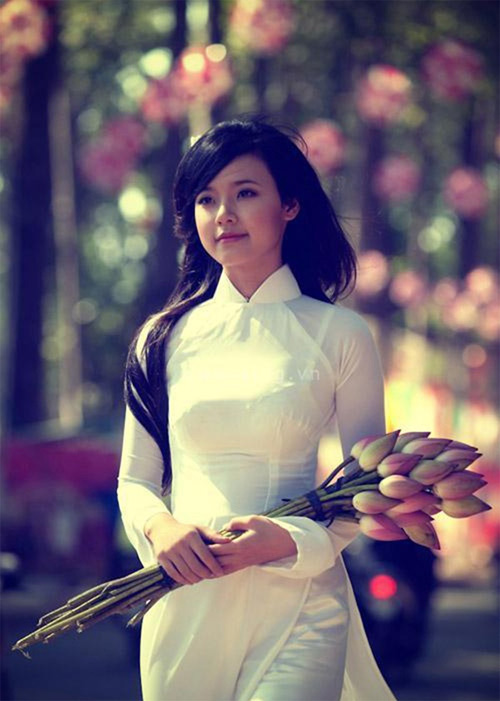
#> input picture Image_Processing/TUẦN 5 - FEATURE EXTRACTION/Code/IMG/person.jpg, 500 x 701 px, found by its file name
$ python HOG_Extraction.py   (older library calls are emulated)
#> lines starting #> are read from the running program, lines starting #| are printed output that depends on the picture
import os
import cv2
import numpy as np
from numpy import linalg as LA

IMG = 'IMG/person.jpg'

def hog(img_gray, cell_size=8, block_size=2, bins=9):
    img = img_gray
    h, w = img.shape # 128, 64

    # gradient
    xkernel = np.array([[-1, 0, 1]])
    ykernel = np.array([[-1], [0], [1]])
    dx = cv2.filter2D(img, cv2.CV_32F, xkernel)
    dy = cv2.filter2D(img, cv2.CV_32F, ykernel)

    # histogram
    magnitude = np.sqrt(np.square(dx) + np.square(dy))
    orientation = np.arctan(np.divide(dy, dx+0.00001)) # radian
    orientation = np.degrees(orientation) # -90 -> 90
    orientation += 90 # 0 -> 180

    num_cell_x = w // cell_size # 8
    num_cell_y = h // cell_size # 16
    hist_tensor = np.zeros([num_cell_y, num_cell_x, bins]) # 16 x 8 x 9
    for cx in range(num_cell_x):
        for cy in range(num_cell_y):
            ori = orientation[cy*cell_size:cy*cell_size+cell_size, cx*cell_size:cx*cell_size+cell_size]
            mag = magnitude[cy*cell_size:cy*cell_size+cell_size, cx*cell_size:cx*cell_size+cell_size]
            # https://docs.scipy.org/doc/numpy/reference/generated/numpy.histogram.html
            hist, _ = np.histogram(ori, bins=bins, range=(0, 180), weights=mag) # 1-D vector, 9 elements
            hist_tensor[cy, cx, :] = hist
        pass
    pass

    # normalization
    redundant_cell = block_size-1
    feature_tensor = np.zeros([num_cell_y-redundant_cell, num_cell_x-redundant_cell, block_size*block_size*bins])
    for bx in range(num_cell_x-redundant_cell): # 7
        for by in range(num_cell_y-redundant_cell): # 15
            by_from = by
            by_to = by+block_size
            bx_from = bx
            bx_to = bx+block_size
            v = hist_tensor[by_from:by_to, bx_from:bx_to, :].flatten() # to 1-D array (vector)
            feature_tensor[by, bx, :] = v / LA.norm(v, 2)
            # avoid NaN:
            if np.isnan(feature_tensor[by, bx, :]).any(): # avoid NaN (zero division)
                feature_tensor[by, bx, :] = v

    return feature_tensor.flatten() # 3780 features

def main(img_path):
#> called with img_path = 'IMG/person.jpg'
    img = cv2.imread(img_path, cv2.IMREAD_GRAYSCALE)
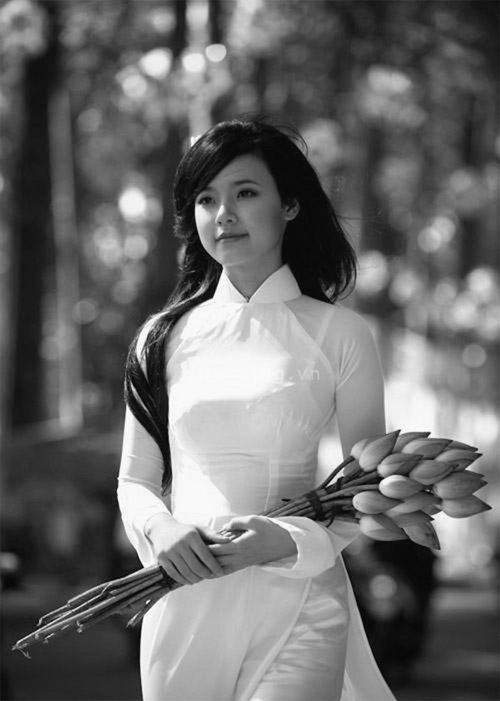
#> img: shape (701, 500); min 2, max 255, mean 106.8
    img = cv2.resize(src=img, dsize=(64, 128))
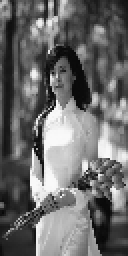
#> img: shape (128, 64) (shown 2 times larger); min 6, max 250, mean 106.8
    f = hog(img)
#> in hog, `dx = cv2.filter2D(img, cv2.CV_32F, xkernel)`:
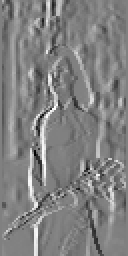
#> dx: shape (128, 64) float32 (shown 2 times larger); min -237, max 232, mean 0.8; drawn with min black and max white
#> in hog, `dy = cv2.filter2D(img, cv2.CV_32F, ykernel)`:
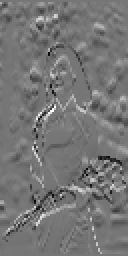
#> dy: shape (128, 64) float32 (shown 2 times larger); min -200, max 232, mean 0.3; drawn with min black and max white
#> in hog, `magnitude = np.sqrt(np.square(dx) + np.square(dy))`:
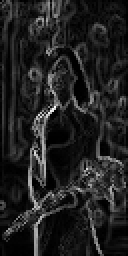
#> magnitude: shape (128, 64) float32 (shown 2 times larger); min 0, max 323.9, mean 42.4; drawn with min black and max white
#> in hog, `orientation = np.arctan(np.divide(dy, dx+0.00001))`:
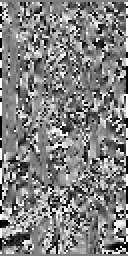
#> orientation: shape (128, 64) float32 (shown 2 times larger); min -1.57, max 1.57, mean 0.0209; drawn with min black and max white
#> in hog, `orientation += 90`:
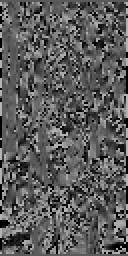
#> orientation: shape (128, 64) float32 (shown 2 times larger); min 7.63e-06, max 180, mean 91.2
#> f = 3780 values, max 0.897 at index 2596, min 0 at index 82, mean 0.116
    print('Extracted feature vector of %s. Shape:' % img_path)
    print('Feature size:', f.shape)
#| Feature size: (3780,)
    print('Features (HOG):', f)
#> (printed output is left out)
    pass

if __name__ == "__main__":
    print('Start running HOG on image @ %s' % IMG)
    main(IMG)

$ run again, with Image_Processing/TUẦN 5 - FEATURE EXTRACTION/Code/IMG/rose.jpg copied over Image_Processing/TUẦN 5 - FEATURE EXTRACTION/Code/IMG/person.jpg
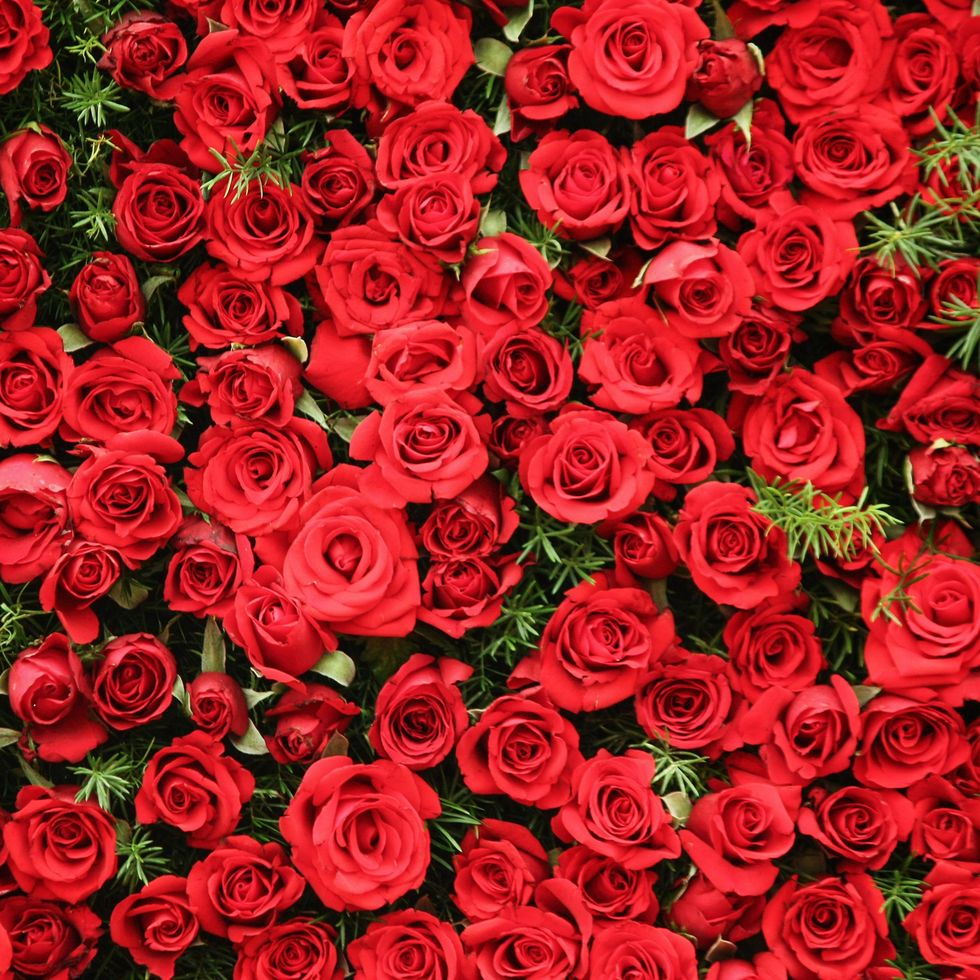
#> input picture Image_Processing/TUẦN 5 - FEATURE EXTRACTION/Code/IMG/rose.jpg, 980 x 980 px, found by its file name
#> in hog, `magnitude = np.sqrt(np.square(dx) + np.square(dy))`:
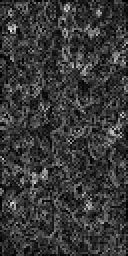
#> magnitude: shape (128, 64) float32 (shown 2 times larger); min 0, max 242.1, mean 57.1
#> in hog, `orientation += 90`:
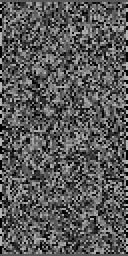
#> orientation: shape (128, 64) float32 (shown 2 times larger); min 7.63e-06, max 180, mean 89.5
#> f = 3780 values, max 0.5 at index 2299, min 0.00488 at index 109, mean 0.151
#| Feature size: (3780,)
#> (printed output is left out)
